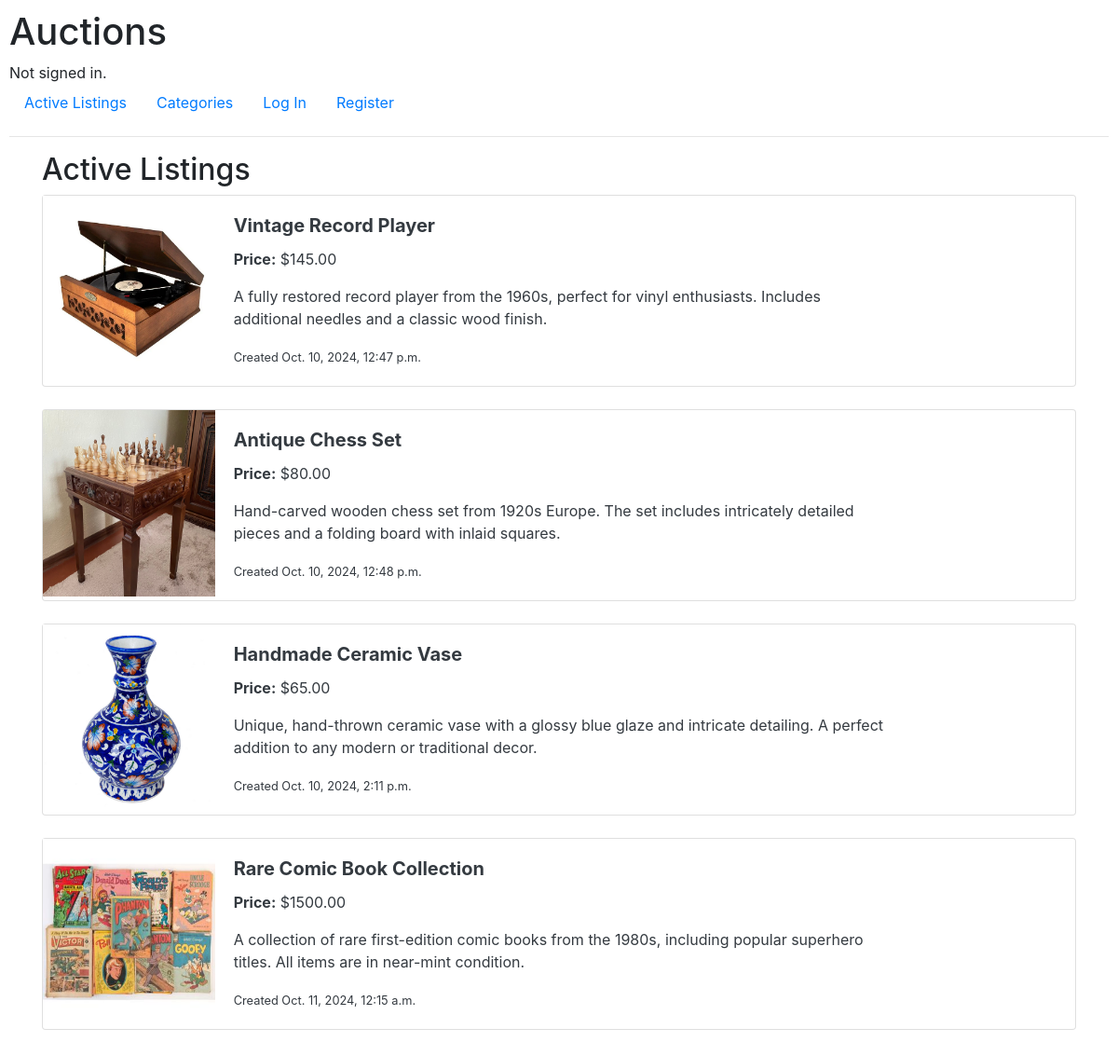
The app's page /, older data.
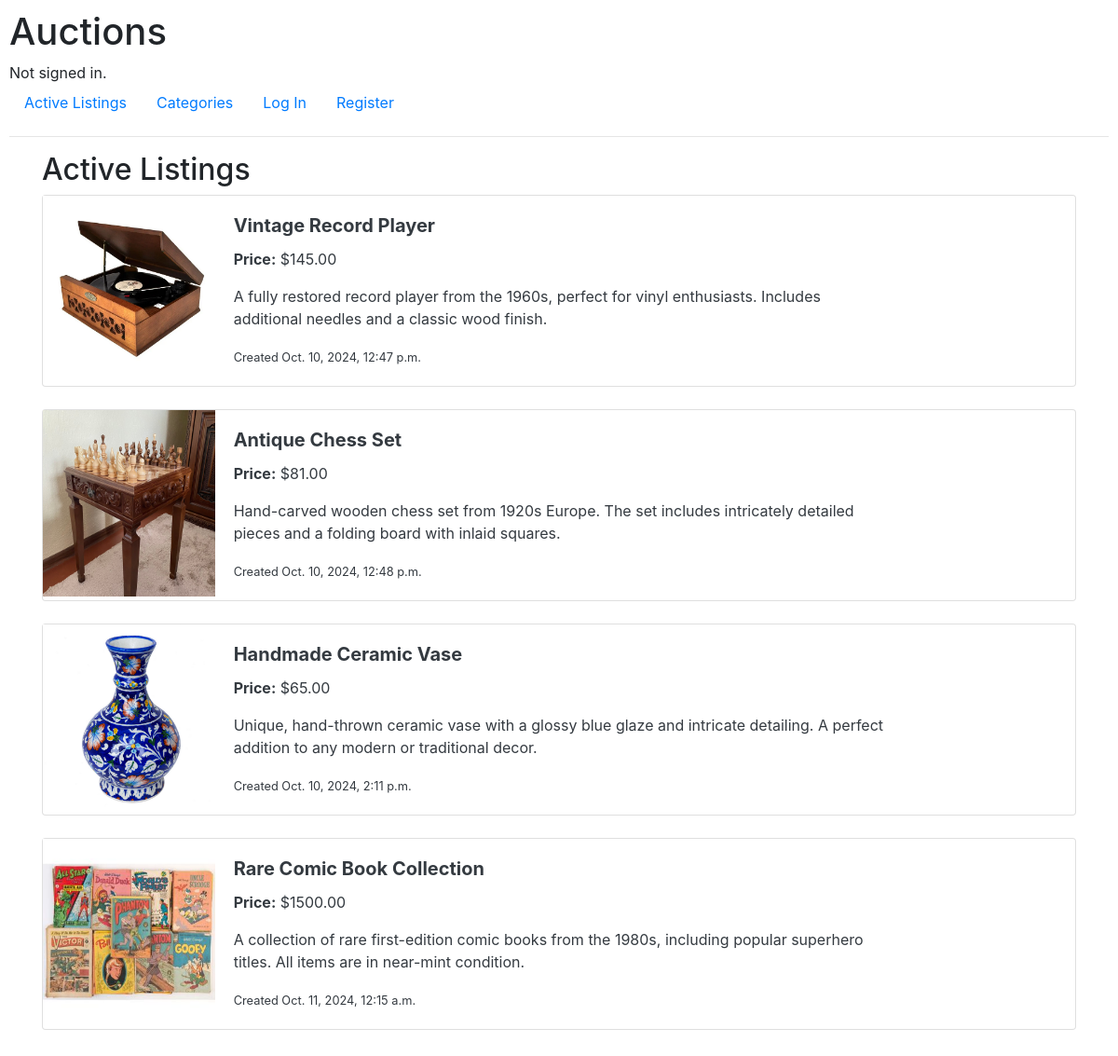
The same page, newer data.
### auctions/models.py (models this page shows)
class AuctionListing(models.Model):
    name = models.CharField(max_length=100)
    description = models.TextField()
    current_bid = models.DecimalField(max_digits=10, decimal_places=2)
    photo = models.ImageField(upload_to='listings/', null=True, blank=True)
    datetime_submitted = models.DateTimeField(auto_now_add=True)
    category = models.ForeignKey(Category, on_delete=models.CASCADE)
    listed_by = models.ForeignKey(User, on_delete=models.CASCADE, related_name="listings")
    is_active = models.BooleanField(default=True)
    winning_user = models.ForeignKey(User, null=True, blank=True, on_delete=models.SET_NULL, related_name="winning_listings")
    def __str__(self):
        return self.name

### auctions/views.py (the view)
# urls.py: path("", views.index, name="index"),
def index(request):
    return render(request, "auctions/index.html", {
        "listings": AuctionListing.objects.filter(is_active=True)
    })

### auctions/templates/auctions/index.html
{% extends "auctions/layout.html" %}
{% block body %}
    <h2>Active Listings</h2>
    <div class="row">
        {% for listing in listings %}
            <a href="{% url 'listing_details' listing.id %}" class="text-decoration-none text-dark">
                <div class="col-12 mb-4">
                    <div class="card h-100">
                        <div class="row no-gutters">
                            <div class="col-lg-2 col-md-4">
                                <img src="{{ listing.photo.url }}" alt="{{ listing }}" width="100%" height="200px">
                            </div>
                            <div class="col-md-8">
                                <div class="card-body">
                                    <h5 class="card-title"><strong>{{ listing }}</strong></h5>
                                    <p><strong>Price:</strong> ${{ listing.current_bid }}</p>
                                    <p>{{ listing.description }}</p>
                                    <small>Created {{ listing.datetime_submitted }}</small>
                                </div>
                            </div>
                        </div>
                    </div>
                </div>
            </a>
        {% endfor %}
    </div>
{% endblock body %}

Row changes from the older to the newer data that the page shows:
changed AuctionListing "Antique Chess Set": current_bid "80.00" → "81.00"
